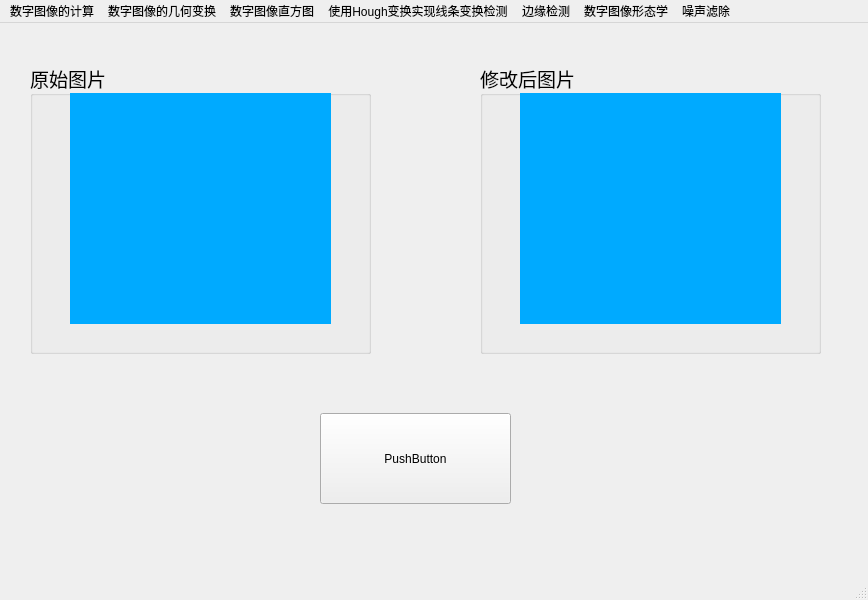
<?xml version="1.0" encoding="UTF-8"?>
<ui version="4.0">
 <class>DigitalImageProcessing</class>
 <widget class="QMainWindow" name="DigitalImageProcessing">
  <property name="geometry">
   <rect>
    <x>0</x>
    <y>0</y>
    <width>868</width>
    <height>600</height>
   </rect>
  </property>
  <property name="windowTitle">
   <string>MainWindow</string>
  </property>
  <widget class="QWidget" name="centralwidget">
   <widget class="QGroupBox" name="groupBox">
    <property name="geometry">
     <rect>
      <x>30</x>
      <y>40</y>
      <width>341</width>
      <height>291</height>
     </rect>
    </property>
    <property name="font">
     <font>
      <family>Agency FB</family>
      <pointsize>14</pointsize>
     </font>
    </property>
    <property name="title">
     <string>原始图片</string>
    </property>
    <widget class="QLabel" name="original_img">
     <property name="geometry">
      <rect>
       <x>40</x>
       <y>30</y>
       <width>261</width>
       <height>231</height>
      </rect>
     </property>
     <property name="styleSheet">
      <string notr="true">background : rgb(0, 170, 255)</string>
     </property>
     <property name="text">
      <string/>
     </property>
    </widget>
   </widget>
   <widget class="QGroupBox" name="groupBox_2">
    <property name="geometry">
     <rect>
      <x>480</x>
      <y>40</y>
      <width>341</width>
      <height>291</height>
     </rect>
    </property>
    <property name="font">
     <font>
      <family>Agency FB</family>
      <pointsize>14</pointsize>
     </font>
    </property>
    <property name="title">
     <string>修改后图片</string>
    </property>
    <widget class="QLabel" name="fixed_img">
     <property name="geometry">
      <rect>
       <x>40</x>
       <y>30</y>
       <width>261</width>
       <height>231</height>
      </rect>
     </property>
     <property name="styleSheet">
      <string notr="true">background : rgb(0, 170, 255)</string>
     </property>
     <property name="text">
      <string/>
     </property>
    </widget>
   </widget>
   <widget class="QPushButton" name="pushButton">
    <property name="geometry">
     <rect>
      <x>320</x>
      <y>390</y>
      <width>191</width>
      <height>91</height>
     </rect>
    </property>
    <property name="text">
     <string>PushButton</string>
    </property>
   </widget>
  </widget>
  <widget class="QMenuBar" name="menubar">
   <property name="geometry">
    <rect>
     <x>0</x>
     <y>0</y>
     <width>868</width>
     <height>21</height>
    </rect>
   </property>
   <widget class="QMenu" name="menu">
    <property name="title">
     <string>数字图像的计算</string>
    </property>
    <addaction name="actionyu"/>
    <addaction name="actionhuo"/>
    <addaction name="actionfei"/>
    <addaction name="actionjiafa"/>
    <addaction name="actionjianfa"/>
    <addaction name="actionchengfa"/>
    <addaction name="actionchufa"/>
   </widget>
   <widget class="QMenu" name="menu_2">
    <property name="title">
     <string>数字图像的几何变换</string>
    </property>
    <addaction name="actionkuozhansuofang"/>
    <addaction name="actiontuxiangpingyi"/>
    <addaction name="actiontuxiangxuanzhuan"/>
    <addaction name="actiontuxiangfanzhuan"/>
    <addaction name="actionchuizhifanzhuan"/>
    <addaction name="actionfangshebianhuan"/>
   </widget>
   <widget class="QMenu" name="menu_3">
    <property name="title">
     <string>数字图像直方图</string>
    </property>
    <addaction name="actionhuiduzhifangtu"/>
    <addaction name="actioncaisezhifangtu"/>
    <addaction name="actionhuizhizhifangtu"/>
    <addaction name="actionfenduanxianxingbianhuanduizhifangtuxiugai"/>
   </widget>
   <widget class="QMenu" name="menu_Hough">
    <property name="title">
     <string>使用Hough变换实现线条变换检测</string>
    </property>
    <addaction name="actionHough"/>
    <addaction name="actionHoughP"/>
   </widget>
   <widget class="QMenu" name="menu_4">
    <property name="title">
     <string>边缘检测</string>
    </property>
    <addaction name="actionbianyuanjiancedejibenyuanli"/>
    <addaction name="actionRoberts"/>
    <addaction name="actionPrewitt_Sobel"/>
    <addaction name="actionLaplacian"/>
    <addaction name="actionLoG"/>
    <addaction name="actionCanny"/>
   </widget>
   <widget class="QMenu" name="menu_5">
    <property name="title">
     <string>数字图像形态学</string>
    </property>
    <addaction name="actionxingtaixue"/>
    <addaction name="actionfushi"/>
    <addaction name="actionpengzhang"/>
    <addaction name="actionkaiyunsuan"/>
    <addaction name="actionbiyunsuan"/>
   </widget>
   <widget class="QMenu" name="menu_6">
    <property name="title">
     <string>噪声滤除</string>
    </property>
    <addaction name="actionzao_sheng_miaoshuqi"/>
    <addaction name="actionjunzhileilvboqi"/>
    <addaction name="actionpaixutongjileilvboqi"/>
    <addaction name="actionxuanzexinglvboqi"/>
   </widget>
   <addaction name="menu"/>
   <addaction name="menu_2"/>
   <addaction name="menu_3"/>
   <addaction name="menu_Hough"/>
   <addaction name="menu_4"/>
   <addaction name="menu_5"/>
   <addaction name="menu_6"/>
  </widget>
  <widget class="QStatusBar" name="statusbar"/>
  <action name="actionyu">
   <property name="text">
    <string>与运算</string>
   </property>
  </action>
  <action name="actionhuo">
   <property name="text">
    <string>或运算</string>
   </property>
  </action>
  <action name="actionfei">
   <property name="text">
    <string>非运算</string>
   </property>
  </action>
  <action name="actionjiafa">
   <property name="text">
    <string>加法运算</string>
   </property>
  </action>
  <action name="actionjianfa">
   <property name="text">
    <string>减法运算</string>
   </property>
  </action>
  <action name="actionchengfa">
   <property name="text">
    <string>乘法运算</string>
   </property>
  </action>
  <action name="actionchufa">
   <property name="text">
    <string>除法运算</string>
   </property>
  </action>
  <action name="actionkuozhansuofang">
   <property name="text">
    <string>扩展缩放</string>
   </property>
  </action>
  <action name="actiontuxiangpingyi">
   <property name="text">
    <string>图像平移</string>
   </property>
  </action>
  <action name="actiontuxiangxuanzhuan">
   <property name="text">
    <string>图像旋转</string>
   </property>
  </action>
  <action name="actiontuxiangfanzhuan">
   <property name="text">
    <string>图像水平翻转</string>
   </property>
  </action>
  <action name="actionchuizhifanzhuan">
   <property name="text">
    <string>图像垂直翻转</string>
   </property>
  </action>
  <action name="actionhuiduzhifangtu">
   <property name="text">
    <string>灰度直方图</string>
   </property>
  </action>
  <action name="actioncaisezhifangtu">
   <property name="text">
    <string>彩色直方图</string>
   </property>
  </action>
  <action name="actionhuizhizhifangtu">
   <property name="text">
    <string>绘制直方图</string>
   </property>
  </action>
  <action name="actionfenduanxianxingbianhuanduizhifangtuxiugai">
   <property name="text">
    <string>分段线性变换对直方图修改</string>
   </property>
  </action>
  <action name="actionbianyuanjiancedejibenyuanli">
   <property name="text">
    <string>边缘检测的基本原理与图像增强</string>
   </property>
  </action>
  <action name="actionRoberts">
   <property name="text">
    <string>Roberts</string>
   </property>
  </action>
  <action name="actionPrewitt_Sobel">
   <property name="text">
    <string>Prewitt &amp; Sobel</string>
   </property>
  </action>
  <action name="actionLaplacian">
   <property name="text">
    <string>Laplacian</string>
   </property>
  </action>
  <action name="actionLoG">
   <property name="text">
    <string>LoG</string>
   </property>
  </action>
  <action name="actionCanny">
   <property name="text">
    <string>Canny</string>
   </property>
  </action>
  <action name="actionxingtaixue">
   <property name="text">
    <string>图像形态学操作</string>
   </property>
  </action>
  <action name="actionjiegouyuan">
   <property name="text">
    <string/>
   </property>
  </action>
  <action name="actionjiegouyuandefenlei">
   <property name="text">
    <string>jiegouyuandefenlei</string>
   </property>
  </action>
  <action name="actionfushi">
   <property name="text">
    <string>腐蚀</string>
   </property>
  </action>
  <action name="actionpengzhang">
   <property name="text">
    <string>膨胀</string>
   </property>
  </action>
  <action name="actionkaiyunsuan">
   <property name="text">
    <string>开运算</string>
   </property>
  </action>
  <action name="actionbiyunsuan">
   <property name="text">
    <string>闭运算</string>
   </property>
  </action>
  <action name="actionzao_sheng_miaoshuqi">
   <property name="text">
    <string>噪声描述器</string>
   </property>
  </action>
  <action name="actionjunzhileilvboqi">
   <property name="text">
    <string>均值滤波器</string>
   </property>
  </action>
  <action name="actionpaixutongjileilvboqi">
   <property name="text">
    <string>排序统计类滤波器</string>
   </property>
  </action>
  <action name="actionxuanzexinglvboqi">
   <property name="text">
    <string>选择性滤波器</string>
   </property>
  </action>
  <action name="actionfangshebianhuan">
   <property name="text">
    <string>仿射变换</string>
   </property>
  </action>
  <action name="actionHough">
   <property name="text">
    <string>使用Hough变换实现线条变化检测</string>
   </property>
  </action>
  <action name="actionHoughP">
   <property name="text">
    <string>HoughP</string>
   </property>
  </action>
 </widget>
 <resources/>
 <connections/>
</ui>
